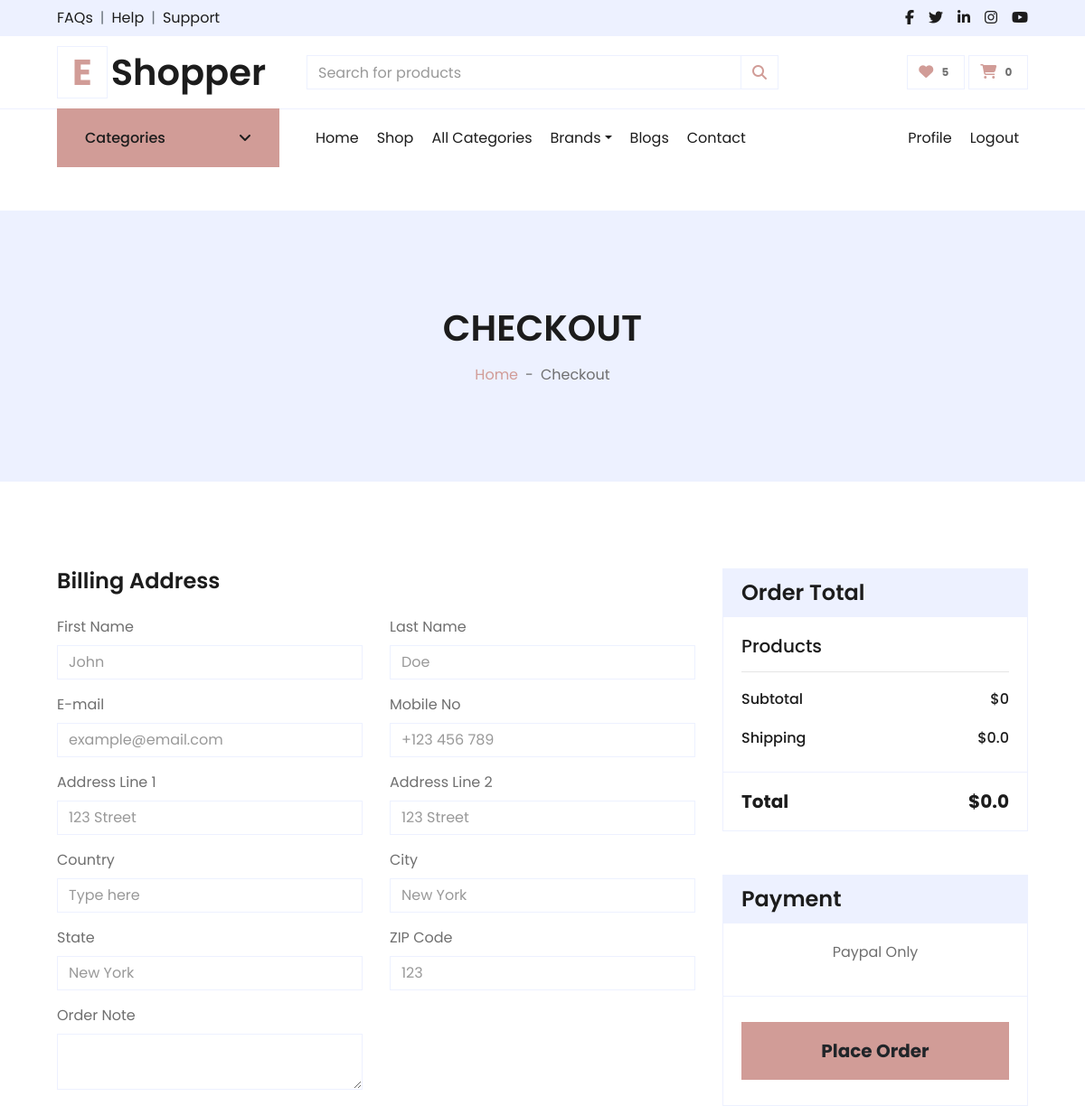
/cart/checkout/ (signed in, upper part), run on an earlier commit of the app's database.
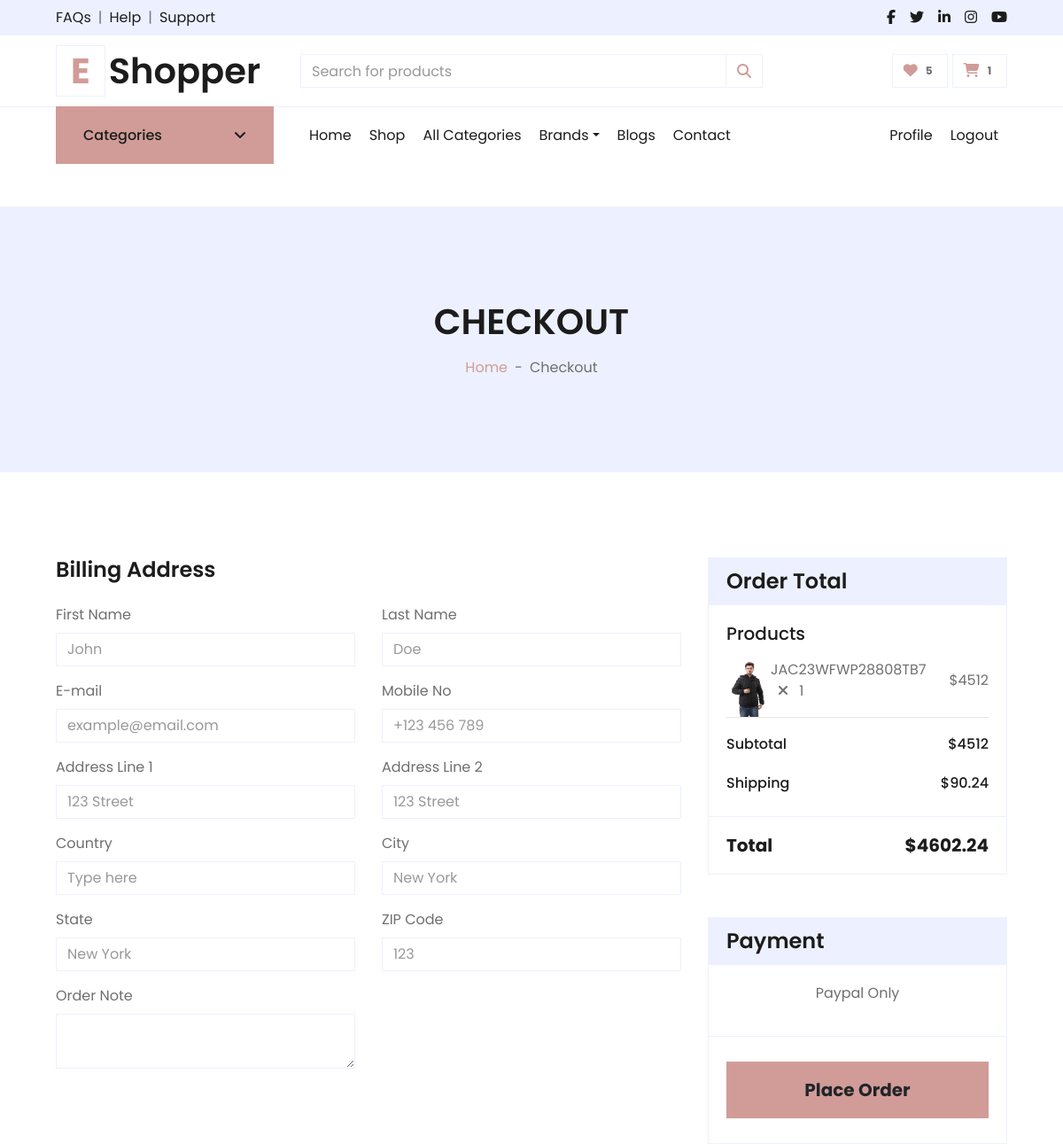
And on a later commit of the database.
### carts/models.py (models this page shows, shortened)
class CartItem(models.Model):
    user = models.ForeignKey("accounts.User",null=True, on_delete=models.CASCADE)
    product = models.ForeignKey("products.Product", on_delete=models.CASCADE)
    variations = models.ManyToManyField("products.Variation",blank=True)
    cart = models.ForeignKey(Cart, on_delete=models.CASCADE , null=True)
    quantity = models.IntegerField()
    is_active = models.BooleanField(default=True)
    def __str__(self):
        return str(self.product)

### products/models.py (models this page shows, shortened)
class Product(models.Model):
    name = models.CharField(unique=True, max_length=50)
    image = models.ImageField(upload_to='product/')
    stock = models.IntegerField(default=1)
    price = models.IntegerField(default=0)
    discount = models.FloatField(default=0)
    description = models.TextField(max_length=10000)
    created_at = models.DateTimeField( default=timezone.now)
    slug = models.SlugField(null=True,blank=True , unique=True)
    views = models.PositiveIntegerField(default=0)
    is_available = models.BooleanField(default=True)
    tags = TaggableManager()
    subcategory = models.ForeignKey("Subcategory",related_name='product_subcategory',null=True,blank=True, on_delete=models.CASCADE)
    PRDBrand = models.ForeignKey('Brand' ,related_name='product_brand', on_delete=models.CASCADE , blank=True, null=True ,verbose_name=_("Brand "))
    like = models.ManyToManyField(User , blank=True,related_name='product_favourite')
    class Meta:
        ordering = ["name"]
    def __str__(self):
        return self.name

### carts/views.py (the view)
# urls.py: path('checkout/', views.checkout , name='checkout'),
@login_required(login_url='login')
def checkout(request, total = 0 , quantity = 0 , cart_items = None):
    try:
        tax = 0
        grand_total = 0
        if request.user.is_authenticated:
            cart_items = CartItem.objects.filter(user=request.user , is_active = True)
        else:
            cart = Cart.objects.get(cart_id=_cart_id(request))
            cart_items = CartItem.objects.filter(cart=cart , is_active = True)
        for cart_item in cart_items:
            total += (cart_item.product.price * cart_item.quantity)
            quantity += cart_item.quantity
        tax = (2 * total) / 100
        grand_total = total + tax
    except ObjectDoesNotExist:
        pass
    context = {
        'total':total ,
        'quantity':quantity,
        'cart_items':cart_items,
        'tax':tax,
        'grand_total':grand_total,
    }
    return render(request , 'checkout.html',context)

### accounts/favourite_context.py (called while the page is built)
def counter(request):
    product_count = 0
    if request.user.is_authenticated:
        if 'admin' in request.path:
            return{}
        else :
            try :
                user_favourites = Product.objects.filter(like=request.user)
                product_count = user_favourites.count()
            except Product.DoesNotExist:
                product_count=0
    return dict(product_count=product_count)

### carts/cart_context.py (called while the page is built)
def cart_count(request):
    cart_counter = 0
    if 'admin' in request.path:
        return{}
    else:
        try:
            cart = Cart.objects.filter(cart_id=_cart_id(request))
            if request.user.is_authenticated:
                cart_items = CartItem.objects.all().filter(user=request.user)
            else:
                cart_items = CartItem.objects.all().filter(cart=cart[:1])
            for cart_item in cart_items:
                cart_counter += cart_item.quantity
        except Cart.DoesNotExist :
            cart_counter = 0
    return dict(cart_counter=cart_counter)

### carts/views.py (called while the page is built)
def _cart_id(request):
    cart = request.session.session_key
    if not cart:
        cart = request.session.create()
    return cart

### carts/templates/checkout.html (shortened to what the changed rows need)
{% extends "base.html" %}
{% load static %}
{% block body %}
<div class="container-fluid bg-secondary mb-5">
    <div class="d-flex flex-column align-items-center justify-content-center" style="min-height: 300px">
        <h1 class="font-weight-semi-bold text-uppercase mb-3">Checkout</h1>
    </div>
</div>
<div class="container-fluid pt-5">
    <form method="POST" action="{% url 'place_order' %}">
        <div class="row px-xl-5">
            <div class="col-lg-4">
                <div class="card border-secondary mb-5">
                    <div class="card-body">
                        {% for cart_item in cart_items %}
                        <div class="d-flex justify-content-between align-items-center">
                            <img src="{{cart_item.product.image.url}}" alt="" style="width: 50px;">
                            <p>{{cart_item}} <i class="fa-sharp fa-solid fa-xmark px-2"></i> {{cart_item.quantity}}</p>
                            <p>${{cart_item.product.price}}</p>
                        </div>
                        {% endfor %}
                        <div class="d-flex justify-content-between mb-3 pt-1">
                            <h6 class="font-weight-medium">Subtotal</h6>
                            <h6 class="font-weight-medium">${{total}}</h6>
                        </div>
                        <div class="d-flex justify-content-between">
                            <h6 class="font-weight-medium">Shipping</h6>
                            <h6 class="font-weight-medium">${{tax}}</h6>
                        </div>
                    </div>
                    <div class="card-footer border-secondary bg-transparent">
                        <div class="d-flex justify-content-between mt-2">
                            <h5 class="font-weight-bold">Total</h5>
                            <h5 class="font-weight-bold">${{grand_total}}</h5>
                        </div>
                    </div>
                </div>
            </div>
        </div>
    </form>
</div>
{% endblock body %}

### templates/base.html (shortened to what the changed rows need)
{% load static %}
<!DOCTYPE HTML>
<html lang="en">
<head>
    <link href="https://cdnjs.cloudflare.com/ajax/libs/font-awesome/5.10.0/css/all.min.css" rel="stylesheet">
    <link href="{% static 'lib/owlcarousel/assets/owl.carousel.min.css'%}" rel="stylesheet">
    <link href="{% static 'css/all.min.css'%}" rel="stylesheet">
    <link href="{% static 'css/style.css'%}" rel="stylesheet">
    <link href="{% static 'css/custom.css'%}" rel="stylesheet">
</head>
<body>
    <div class="container-fluid">
        <div class="row align-items-center py-3 px-xl-5">
            <div class="col-lg-3 d-none d-lg-block">
                <a href="/" class="text-decoration-none">
                    <h1 class="m-0 display-5 font-weight-semi-bold"><span
                            class="text-primary font-weight-bold border px-3 mr-1">E</span>{{about_site.site_name}}</h1>
                </a>
            </div>
            <div class="col-lg-3 col-6 text-right">
                <a href="{% url 'cart'%}" class="btn border">
                    <i class="fas fa-shopping-cart text-primary"></i>
                    <span class="badge">{{cart_counter}}</span>
                </a>
            </div>
        </div>
    </div>
    {% block body %}
    {% endblock body %}
</body>
</html>

What changed in the data, as far as the page shows it:
added CartItem: product.image (picture), product.name "JAC23WFWP28808TB7", quantity "1", product.price "4512"
Also different on the page:
{{ cart_counter }}: "0" → "1"
{{ total }}: "0" → "4512"
{{ tax }}: "0.0" → "90.24"
{{ grand_total }}: "0.0" → "4602.24"
